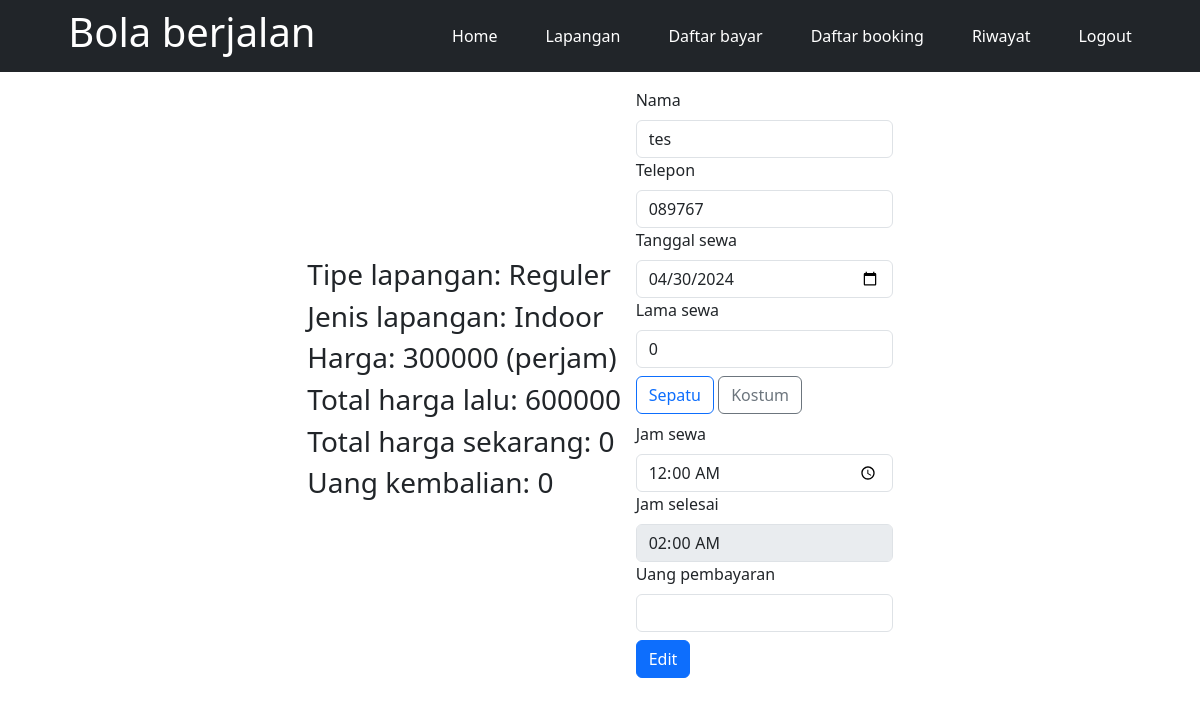
The app's page /editbooking.php?id=1 (signed in) with its own data.
### tables this page shows
CREATE TABLE `lapangan` (
  `id` int NOT NULL,
  `jenis_lapangan` varchar(50) NOT NULL,
  `tipe_lapangan` varchar(50) NOT NULL,
  `harga` int NOT NULL
);

CREATE TABLE `riwayat` (
  `id` int NOT NULL,
  `id_lapangan` int NOT NULL,
  `nama` varchar(50) NOT NULL,
  `telepon` char(15) NOT NULL,
  `tanggal_transaksi` timestamp NOT NULL,
  `tanggal_sewa` date NOT NULL,
  `total_harga` int NOT NULL,
  `lama_sewa` int NOT NULL,
  `jam_sewa` time NOT NULL,
  `jam_selesai` time NOT NULL
);

### src/global.php (called while the page is built)
<?php
    $conn = mysqli_connect('localhost', 'root', '', 'matin_lapangan');
    function fetch($query){
        global $conn;
        $datas = [];
        $fetch = mysqli_query($conn, $query);
        while ($data = mysqli_fetch_assoc($fetch)) {
            $datas[] = $data;
        }
        return $datas;
    }
?>

### editbooking.php (the view, shortened to what this page needs)
<?php
require './src/global.php';
$id = $_GET['id'];
$fetch = fetch("SELECT * FROM riwayat WHERE id = '$id'");
$id_lapangan = $fetch[0]['id_lapangan'];
$fetch_lapangan = fetch("SELECT * FROM lapangan WHERE id = '$id_lapangan'");
$total_harga = $fetch[0]['total_harga'];
$total_harga_sekarang = 0;
$uang_kembalian = 0;
?>
<!DOCTYPE html>
<html lang="en">
<head>
    <link rel="stylesheet" href="./src/css/bootstrap.min.css">
    <link rel="stylesheet" href="./src/global.css">
</head>
<body>
    <?php include './navbar.php'; ?>
    <div class="d-flex justify-content-around align-items-center col-md-6 mt-3 mx-auto">
        <div class="">
            <?php foreach ($fetch_lapangan as $row) : ?>
                <h3>Tipe lapangan: <?= $row['tipe_lapangan']; ?></h3>
                <h3>Jenis lapangan: <?= $row['jenis_lapangan']; ?></h3>
                <h3>Harga: <?= $row['harga']; ?> (perjam)</h3>
            <?php endforeach ?>
            <h3>Total harga lalu: <?= $total_harga; ?></h3>
            <h3>Total harga sekarang: <?= $total_harga_sekarang; ?></h3>
            <h3>Uang kembalian: <?= $uang_kembalian ?></h3>
        </div>
        <form action="" method="post" class="">
            <?php foreach ($fetch as $row) : ?>
                <label for="nama" class="form-label">Nama</label>
                <input type="text" name="nama" id="" class="form-control" value="<?= $row['nama']; ?>">
                <label for="telp" class="form-label">Telepon</label>
                <input type="number" name="telp" id="" class="form-control" value="<?= $row['telepon']; ?>">
                <label for="tanggal_sewa" class="form-label">Tanggal sewa</label>
                <input type="date" name="tanggal_sewa" id="" class="form-control" value="<?= $row['tanggal_sewa']; ?>">
                <label for="lama_sewa" class="form-label">Lama sewa</label>
                <input type="number" name="lama_sewa" id="" class="form-control" value="<?= $row['lama_sewa']; ?>">
                <span class="d-block my-2">
                    <label for="sepatu" class="btn btn-outline-primary">Sepatu</label>
                    <label for="kostum" class="btn btn-outline-secondary">Kostum</label>
                </span>
                <label for="jam_sewa" class="form-label">Jam sewa</label>
                <input type="time" name="jam_sewa" id="" class="form-control" value="<?= $row['jam_sewa']; ?>">
                <label for="jam_selesai" class="form-label">Jam selesai</label>
                <input type="time" name="jam_selesai" id="" class="form-control" value="<?= $row['jam_selesai']; ?>" disabled>
                <label for="uang_pembayaran" class="form-label">Uang pembayaran</label>
                <input type="number" name="uang_pembayaran" id="" class="form-control">
            <?php endforeach ?>
            <button type="submit" class="mt-2 btn btn-primary" name="edit">Edit</button>
        </form>
    </div>
</body>
</html>

### records on screen
lapangan: tipe_lapangan "Reguler", jenis_lapangan "Indoor", harga "300000"
riwayat: total_harga "600000", nama "tes", telp "089767", tanggal_sewa "04/30/2024", lama_sewa "0", jam_sewa "00:00:00", jam_selesai "02:00:00"

### other values on screen
$total_harga_sekarang "0"
$uang_kembalian "0"
